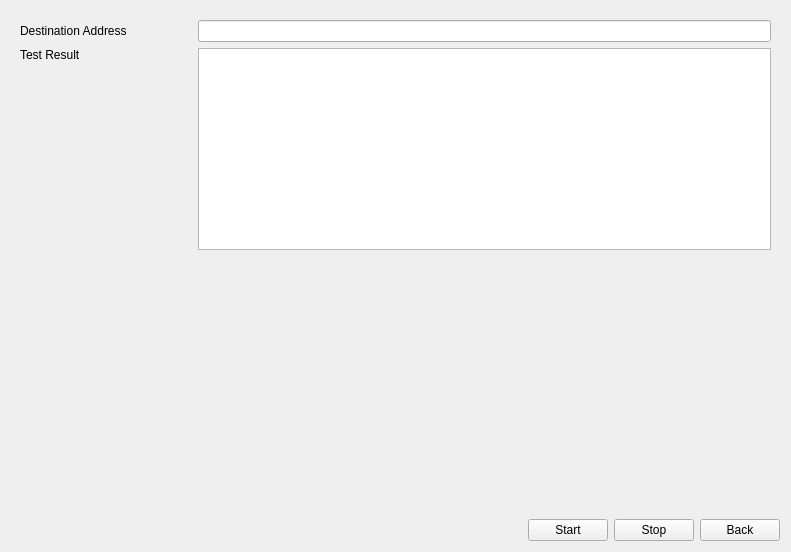
<?xml version="1.0" encoding="UTF-8"?>
<ui version="4.0">
 <class>TabNetworkTest</class>
 <widget class="QWidget" name="TabNetworkTest">
  <property name="geometry">
   <rect>
    <x>0</x>
    <y>0</y>
    <width>791</width>
    <height>552</height>
   </rect>
  </property>
  <property name="windowTitle">
   <string>Form</string>
  </property>
  <layout class="QVBoxLayout" name="verticalLayout_2">
   <item>
    <widget class="QWidget" name="widget_2" native="true">
     <property name="sizePolicy">
      <sizepolicy hsizetype="Preferred" vsizetype="Preferred">
       <horstretch>0</horstretch>
       <verstretch>1</verstretch>
      </sizepolicy>
     </property>
     <layout class="QVBoxLayout" name="verticalLayout">
      <item>
       <layout class="QGridLayout" name="gridLayout">
        <item row="0" column="0">
         <widget class="QLabel" name="label_destination">
          <property name="sizePolicy">
           <sizepolicy hsizetype="Preferred" vsizetype="Preferred">
            <horstretch>1</horstretch>
            <verstretch>0</verstretch>
           </sizepolicy>
          </property>
          <property name="text">
           <string>Destination Address</string>
          </property>
         </widget>
        </item>
        <item row="0" column="1">
         <widget class="MyLineEdit" name="lineEditDestination">
          <property name="sizePolicy">
           <sizepolicy hsizetype="Expanding" vsizetype="Fixed">
            <horstretch>0</horstretch>
            <verstretch>0</verstretch>
           </sizepolicy>
          </property>
         </widget>
        </item>
        <item row="1" column="0">
         <widget class="QWidget" name="widget_3" native="true">
          <property name="sizePolicy">
           <sizepolicy hsizetype="Preferred" vsizetype="Preferred">
            <horstretch>3</horstretch>
            <verstretch>0</verstretch>
           </sizepolicy>
          </property>
          <layout class="QVBoxLayout" name="verticalLayout_4">
           <property name="spacing">
            <number>6</number>
           </property>
           <property name="leftMargin">
            <number>0</number>
           </property>
           <property name="topMargin">
            <number>0</number>
           </property>
           <property name="rightMargin">
            <number>0</number>
           </property>
           <property name="bottomMargin">
            <number>0</number>
           </property>
           <item>
            <widget class="QLabel" name="label_testResult">
             <property name="sizePolicy">
              <sizepolicy hsizetype="Preferred" vsizetype="Preferred">
               <horstretch>0</horstretch>
               <verstretch>0</verstretch>
              </sizepolicy>
             </property>
             <property name="text">
              <string>Test Result</string>
             </property>
            </widget>
           </item>
           <item>
            <spacer name="verticalSpacer">
             <property name="orientation">
              <enum>Qt::Vertical</enum>
             </property>
             <property name="sizeHint" stdset="0">
              <size>
               <width>20</width>
               <height>268</height>
              </size>
             </property>
            </spacer>
           </item>
          </layout>
         </widget>
        </item>
        <item row="1" column="1">
         <widget class="QTextEdit" name="textResult">
          <property name="enabled">
           <bool>true</bool>
          </property>
          <property name="sizePolicy">
           <sizepolicy hsizetype="Expanding" vsizetype="Expanding">
            <horstretch>10</horstretch>
            <verstretch>0</verstretch>
           </sizepolicy>
          </property>
         </widget>
        </item>
       </layout>
      </item>
     </layout>
    </widget>
   </item>
   <item>
    <widget class="QWidget" name="widget" native="true">
     <property name="sizePolicy">
      <sizepolicy hsizetype="Preferred" vsizetype="Preferred">
       <horstretch>0</horstretch>
       <verstretch>1</verstretch>
      </sizepolicy>
     </property>
    </widget>
   </item>
   <item>
    <layout class="QHBoxLayout" name="horizontalLayout">
     <item>
      <spacer name="horizontalSpacer">
       <property name="orientation">
        <enum>Qt::Horizontal</enum>
       </property>
       <property name="sizeHint" stdset="0">
        <size>
         <width>40</width>
         <height>20</height>
        </size>
       </property>
      </spacer>
     </item>
     <item>
      <widget class="QPushButton" name="pushButtonStart">
       <property name="text">
        <string>Start</string>
       </property>
      </widget>
     </item>
     <item>
      <widget class="QPushButton" name="pushButtonStop">
       <property name="text">
        <string>Stop</string>
       </property>
      </widget>
     </item>
     <item>
      <widget class="QPushButton" name="pushButtonBack">
       <property name="text">
        <string>Back</string>
       </property>
      </widget>
     </item>
    </layout>
   </item>
  </layout>
 </widget>
 <customwidgets>
  <customwidget>
   <class>MyLineEdit</class>
   <extends>QLineEdit</extends>
   <header>mylineedit.h</header>
  </customwidget>
 </customwidgets>
 <resources/>
 <connections/>
</ui>
